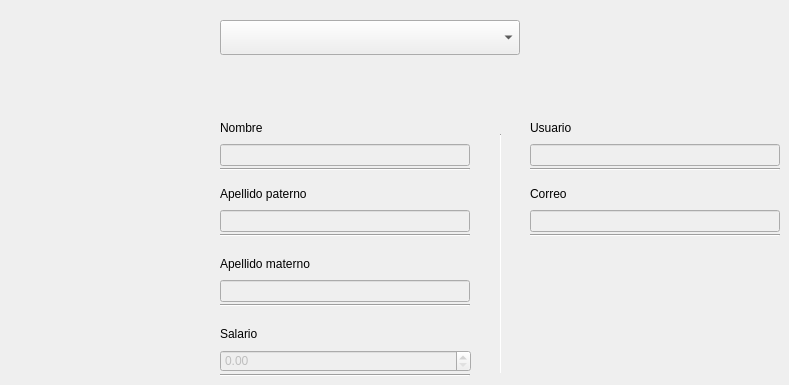
                      <widget class="QWidget" name="ver_empleados">
                       <widget class="QLineEdit" name="administrador_ver_empleado_apellido_p">
                        <property name="enabled">
                         <bool>false</bool>
                        </property>
                        <property name="geometry">
                         <rect>
                          <x>220</x>
                          <y>210</y>
                          <width>250</width>
                          <height>22</height>
                         </rect>
                        </property>
                        <property name="text">
                         <string/>
                        </property>
                       </widget>
                       <widget class="QLabel" name="label_80">
                        <property name="geometry">
                         <rect>
                          <x>220</x>
                          <y>254</y>
                          <width>241</width>
                          <height>20</height>
                         </rect>
                        </property>
                        <property name="text">
                         <string>Apellido materno</string>
                        </property>
                       </widget>
                       <widget class="QLineEdit" name="administrador_ver_empleado_correo">
                        <property name="enabled">
                         <bool>false</bool>
                        </property>
                        <property name="geometry">
                         <rect>
                          <x>530</x>
                          <y>210</y>
                          <width>250</width>
                          <height>22</height>
                         </rect>
                        </property>
                        <property name="text">
                         <string/>
                        </property>
                       </widget>
                       <widget class="QLineEdit" name="administrador_ver_empleado_apellido_m">
                        <property name="enabled">
                         <bool>false</bool>
                        </property>
                        <property name="geometry">
                         <rect>
                          <x>220</x>
                          <y>280</y>
                          <width>250</width>
                          <height>22</height>
                         </rect>
                        </property>
                        <property name="text">
                         <string/>
                        </property>
                       </widget>
                       <widget class="QDoubleSpinBox" name="administrador_ver_empleado_salario">
                        <property name="enabled">
                         <bool>false</bool>
                        </property>
                        <property name="geometry">
                         <rect>
                          <x>220</x>
                          <y>350</y>
                          <width>251</width>
                          <height>22</height>
                         </rect>
                        </property>
                        <property name="maximum">
                         <double>100000.000000000000000</double>
                        </property>
                       </widget>
                       <widget class="QLabel" name="label_81">
                        <property name="geometry">
                         <rect>
                          <x>220</x>
                          <y>118</y>
                          <width>241</width>
                          <height>20</height>
                         </rect>
                        </property>
                        <property name="text">
                         <string>Nombre</string>
                        </property>
                       </widget>
                       <widget class="QLabel" name="label_74">
                        <property name="geometry">
                         <rect>
                          <x>530</x>
                          <y>184</y>
                          <width>150</width>
                          <height>20</height>
                         </rect>
                        </property>
                        <property name="text">
                         <string>Correo</string>
                        </property>
                       </widget>
                       <widget class="Line" name="line_86">
                        <property name="geometry">
                         <rect>
                          <x>530</x>
                          <y>168</y>
                          <width>250</width>
                          <height>2</height>
                         </rect>
                        </property>
                        <property name="orientation">
                         <enum>Qt::Horizontal</enum>
                        </property>
                       </widget>
                       <widget class="QLabel" name="label_82">
                        <property name="geometry">
                         <rect>
                          <x>220</x>
                          <y>324</y>
                          <width>231</width>
                          <height>20</height>
                         </rect>
                        </property>
                        <property name="text">
                         <string>Salario</string>
                        </property>
                       </widget>
                       <widget class="Line" name="line_87">
                        <property name="geometry">
                         <rect>
                          <x>220</x>
                          <y>234</y>
                          <width>250</width>
                          <height>2</height>
                         </rect>
                        </property>
                        <property name="orientation">
                         <enum>Qt::Horizontal</enum>
                        </property>
                       </widget>
                       <widget class="Line" name="line_88">
                        <property name="geometry">
                         <rect>
                          <x>220</x>
                          <y>374</y>
                          <width>250</width>
                          <height>2</height>
                         </rect>
                        </property>
                        <property name="orientation">
                         <enum>Qt::Horizontal</enum>
                        </property>
                       </widget>
                       <widget class="Line" name="line_vertical_4">
                        <property name="geometry">
                         <rect>
                          <x>500</x>
                          <y>134</y>
                          <width>1</width>
                          <height>240</height>
                         </rect>
                        </property>
                        <property name="orientation">
                         <enum>Qt::Vertical</enum>
                        </property>
                       </widget>
                       <widget class="QLabel" name="label_83">
                        <property name="geometry">
                         <rect>
                          <x>530</x>
                          <y>118</y>
                          <width>150</width>
                          <height>20</height>
                         </rect>
                        </property>
                        <property name="text">
                         <string>Usuario</string>
                        </property>
                       </widget>
                       <widget class="Line" name="line_89">
                        <property name="geometry">
                         <rect>
                          <x>220</x>
                          <y>304</y>
                          <width>250</width>
                          <height>2</height>
                         </rect>
                        </property>
                        <property name="orientation">
                         <enum>Qt::Horizontal</enum>
                        </property>
                       </widget>
                       <widget class="QLineEdit" name="administrador_ver_empleado_nombre">
                        <property name="enabled">
                         <bool>false</bool>
                        </property>
                        <property name="geometry">
                         <rect>
                          <x>220</x>
                          <y>144</y>
                          <width>250</width>
                          <height>22</height>
                         </rect>
                        </property>
                        <property name="text">
                         <string/>
                        </property>
                       </widget>
                       <widget class="Line" name="line_90">
                        <property name="geometry">
                         <rect>
                          <x>530</x>
                          <y>234</y>
                          <width>250</width>
                          <height>2</height>
                         </rect>
                        </property>
                        <property name="orientation">
                         <enum>Qt::Horizontal</enum>
                        </property>
                       </widget>
                       <widget class="QLabel" name="label_84">
                        <property name="geometry">
                         <rect>
                          <x>220</x>
                          <y>184</y>
                          <width>241</width>
                          <height>20</height>
                         </rect>
                        </property>
                        <property name="text">
                         <string>Apellido paterno</string>
                        </property>
                       </widget>
                       <widget class="Line" name="line_91">
                        <property name="geometry">
                         <rect>
                          <x>220</x>
                          <y>168</y>
                          <width>250</width>
                          <height>2</height>
                         </rect>
                        </property>
                        <property name="orientation">
                         <enum>Qt::Horizontal</enum>
                        </property>
                       </widget>
                       <widget class="QLineEdit" name="administrador_ver_empleado_nombre_usuario">
                        <property name="enabled">
                         <bool>false</bool>
                        </property>
                        <property name="geometry">
                         <rect>
                          <x>530</x>
                          <y>144</y>
                          <width>250</width>
                          <height>22</height>
                         </rect>
                        </property>
                        <property name="text">
                         <string/>
                        </property>
                       </widget>
                       <widget class="QComboBox" name="administrador_buscar_empleado">
                        <property name="geometry">
                         <rect>
                          <x>220</x>
                          <y>20</y>
                          <width>300</width>
                          <height>35</height>
                         </rect>
                        </property>
                        <property name="cursor">
                         <cursorShape>PointingHandCursor</cursorShape>
                        </property>
                       </widget>
                      </widget>
